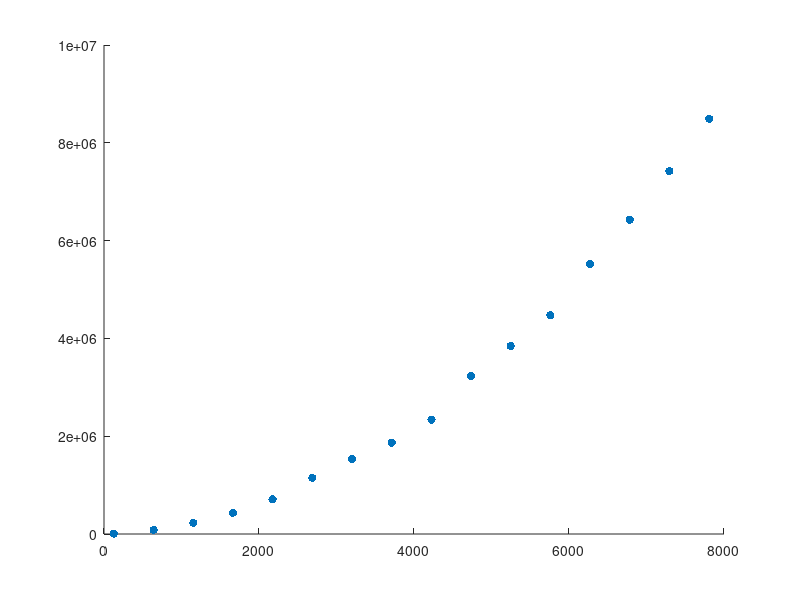

Source code (MATLAB):
% device_num = [50, 75, 150, 225, 450];
% solution_num = [2460, 3130, 9430, 16505, 46782];
% scatter(device_num, solution_num);

rng(13);
device_num = (128:512:8192);
p1 = 0.1314;
p2 = 46;
p3 = -549;
y = p1 * device_num.*device_num + p2 * device_num - p3;
err =  2e5 * randn(size(device_num));
err(1:3) = 0;
err(4) = err(4)/10;
err(5) = err(5)/10;
y = y + err;
scatter(device_num,y, 'filled');